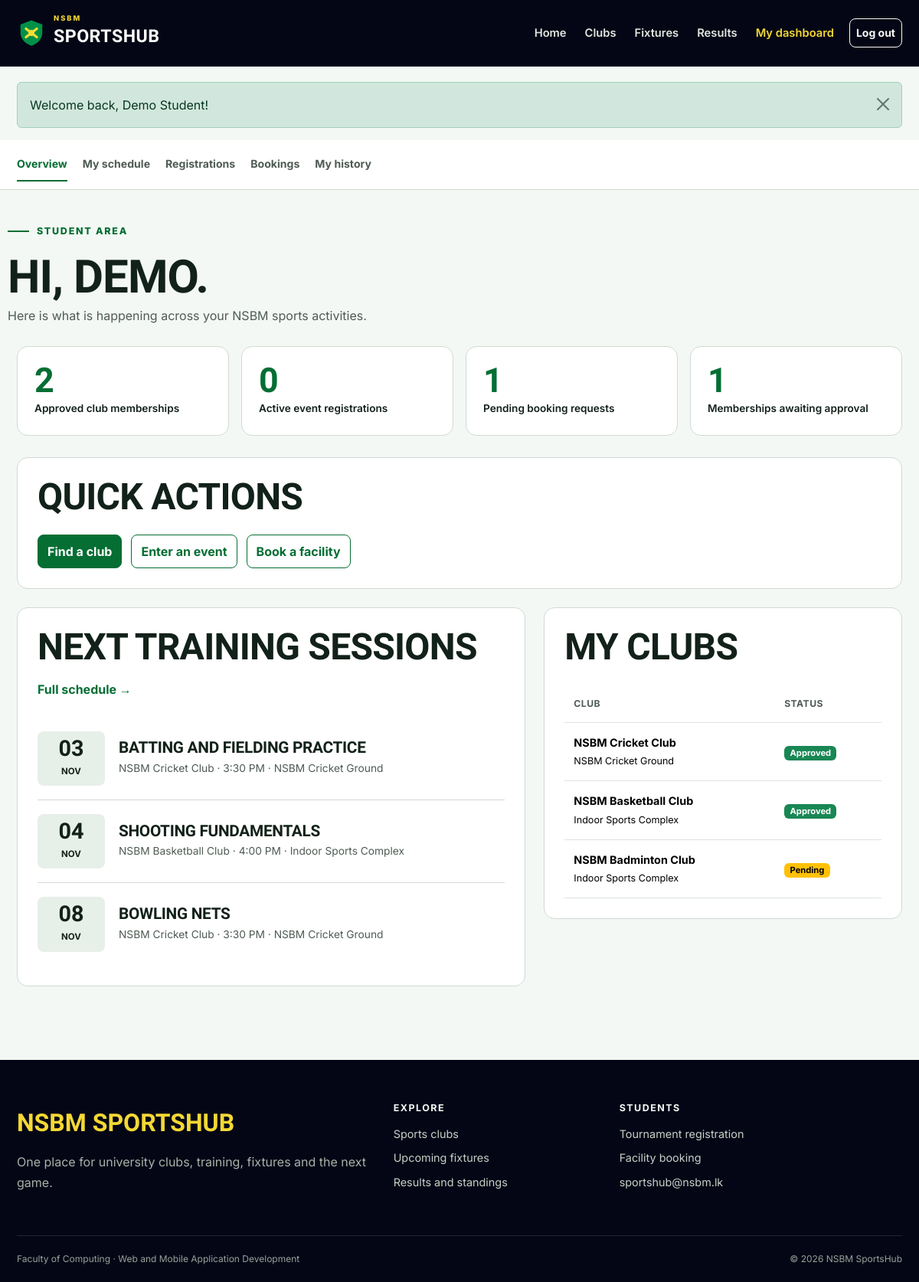
The page /student/dashboard.php (signed in) on the database its author committed.
### tables this page shows
CREATE TABLE users (
    id INT UNSIGNED AUTO_INCREMENT PRIMARY KEY,
    student_id VARCHAR(20) NOT NULL UNIQUE,
    full_name VARCHAR(100) NOT NULL,
    email VARCHAR(120) NOT NULL UNIQUE,
    password_hash VARCHAR(255) NOT NULL,
    role ENUM('student', 'admin') NOT NULL DEFAULT 'student',
    created_at TIMESTAMP DEFAULT CURRENT_TIMESTAMP
);

CREATE TABLE training_sessions (
    id INT UNSIGNED AUTO_INCREMENT PRIMARY KEY,
    club_id INT UNSIGNED NOT NULL,
    title VARCHAR(120) NOT NULL,
    session_date DATE NOT NULL,
    start_time TIME NOT NULL,
    end_time TIME NOT NULL,
    venue VARCHAR(120) NOT NULL,
    created_at TIMESTAMP DEFAULT CURRENT_TIMESTAMP,
    FOREIGN KEY (club_id) REFERENCES clubs(id) ON DELETE CASCADE
);

CREATE TABLE clubs (
    id INT UNSIGNED AUTO_INCREMENT PRIMARY KEY,
    name VARCHAR(100) NOT NULL UNIQUE,
    sport VARCHAR(80) NOT NULL,
    description TEXT NOT NULL,
    coach_name VARCHAR(100) NOT NULL,
    meeting_day VARCHAR(20) NOT NULL,
    location VARCHAR(120) NOT NULL,
    max_members SMALLINT UNSIGNED NOT NULL DEFAULT 30,
    status ENUM('active', 'inactive') NOT NULL DEFAULT 'active',
    created_at TIMESTAMP DEFAULT CURRENT_TIMESTAMP
);

CREATE TABLE memberships (
    id INT UNSIGNED AUTO_INCREMENT PRIMARY KEY,
    user_id INT UNSIGNED NOT NULL,
    club_id INT UNSIGNED NOT NULL,
    status ENUM('pending', 'approved', 'rejected') NOT NULL DEFAULT 'pending',
    joined_at TIMESTAMP DEFAULT CURRENT_TIMESTAMP,
    reviewed_at TIMESTAMP NULL,
    UNIQUE KEY unique_membership (user_id, club_id),
    FOREIGN KEY (user_id) REFERENCES users(id) ON DELETE CASCADE,
    FOREIGN KEY (club_id) REFERENCES clubs(id) ON DELETE CASCADE
);

### config/database.php (called while the page is built)
<?php
function db(): PDO
{
    static $pdo = null;
    if ($pdo === null) {
        $host = getenv('DB_HOST') ?: '127.0.0.1';
        $port = getenv('DB_PORT') ?: '3306';
        $name = getenv('DB_NAME') ?: 'sportshub3_db';
        $user = getenv('DB_USER') ?: 'root';
        $pass = getenv('DB_PASS') ?: '';
        $dsn = "mysql:host=$host;port=$port;dbname=$name;charset=utf8mb4";
        $pdo = new PDO($dsn, $user, $pass, [
            PDO::ATTR_ERRMODE => PDO::ERRMODE_EXCEPTION,
            PDO::ATTR_DEFAULT_FETCH_MODE => PDO::FETCH_ASSOC,
            PDO::ATTR_EMULATE_PREPARES => false,
        ]);
    }
    return $pdo;
}

### includes/auth.php (called while the page is built, shortened)
<?php
function current_user(): ?array
{
    static $user = null;
    if ($user === null) {
        $user = fetch_one('SELECT id, student_id, full_name, email, role FROM users WHERE id = ?', [$_SESSION['user_id']]);
    }
    return $user;
}
function is_logged_in(): bool
{
    return current_user() !== null;
}
function require_login(): void
{
    if (!is_logged_in()) {
        flash('warning', 'Please log in to continue.');
        redirect('login.php');
    }
}
function require_student(): void
{
    require_login();
}

### student/dashboard.php (the view, shortened to what this page needs)
<?php
require_student();
$user = current_user();
$clubCount = (int) fetch_one("SELECT COUNT(*) AS total FROM memberships WHERE user_id = ? AND status = 'approved'", [$user['id']])['total'];
$registrationCount = (int) fetch_one("SELECT (SELECT COUNT(*) FROM tournament_registrations WHERE user_id = ? AND status = 'registered') + (SELECT COUNT(*) FROM match_registrations WHERE user_id = ? AND status = 'registered') AS total", [$user['id'], $user['id']])['total'];
$pendingBookings = (int) fetch_one("SELECT COUNT(*) AS total FROM bookings WHERE user_id = ? AND status = 'pending'", [$user['id']])['total'];
$pendingMemberships = (int) fetch_one("SELECT COUNT(*) AS total FROM memberships WHERE user_id = ? AND status = 'pending'", [$user['id']])['total'];
$myClubs = fetch_all("SELECT c.name, c.sport, c.location, m.status FROM memberships m JOIN clubs c ON c.id = m.club_id WHERE m.user_id = ? ORDER BY m.joined_at DESC", [$user['id']]);
$upcoming = fetch_all("SELECT s.*, c.name AS club_name FROM training_sessions s JOIN clubs c ON c.id = s.club_id JOIN memberships m ON m.club_id = c.id WHERE m.user_id = ? AND m.status = 'approved' AND s.session_date >= CURDATE() ORDER BY s.session_date, s.start_time LIMIT 4", [$user['id']]);
include __DIR__ . '/../includes/header.php';
include __DIR__ . '/../includes/student_nav.php';
?>
<div class="container dashboard-head"><span class="section-kicker">Student area</span><h1>Hi, <?= e(explode(' ', $user['full_name'])[0]) ?>.</h1><p>Here is what is happening across your NSBM sports activities.</p></div>
<div class="container dashboard-content">
    <div class="metric-grid"><div class="metric-card"><strong><?= $clubCount ?></strong><span>Approved club memberships</span></div><div class="metric-card"><strong><?= $registrationCount ?></strong><span>Active event registrations</span></div><div class="metric-card"><strong><?= $pendingBookings ?></strong><span>Pending booking requests</span></div><div class="metric-card"><strong><?= $pendingMemberships ?></strong><span>Memberships awaiting approval</span></div></div>
    <div class="content-panel"><div class="page-title-row"><h2>Quick actions</h2></div><div class="quick-actions"><a class="btn btn-sport" href="<?= e(url('clubs.php')) ?>">Find a club</a><a class="btn btn-outline-sport" href="<?= e(url('student/registrations.php')) ?>">Enter an event</a><a class="btn btn-outline-sport" href="<?= e(url('student/bookings.php')) ?>">Book a facility</a></div></div>
    <div class="row g-4">
        <div class="col-lg-7"><section class="content-panel"><div class="page-title-row"><h2>Next training sessions</h2><a class="link-arrow" href="<?= e(url('student/calendar.php')) ?>">Full schedule</a></div><?php if ($upcoming): ?><ul class="schedule-list"><?php foreach ($upcoming as $session): ?><li class="schedule-item"><div class="date-block"><strong><?= format_date($session['session_date'], 'd') ?></strong><span><?= format_date($session['session_date'], 'M') ?></span></div><div><h3><?= e($session['title']) ?></h3><p><?= e($session['club_name']) ?> · <?= format_time($session['start_time']) ?> · <?= e($session['venue']) ?></p></div></li><?php endforeach; ?></ul><?php else: ?><p class="mb-0">No sessions yet. Join an approved club to see its training schedule.</p><?php endif; ?></section></div>
        <div class="col-lg-5"><section class="content-panel"><h2 class="mb-4">My clubs</h2><?php if ($myClubs): ?><div class="table-responsive"><table class="table"><thead><tr><th>Club</th><th>Status</th></tr></thead><tbody><?php foreach ($myClubs as $club): ?><tr><td><strong><?= e($club['name']) ?></strong><br><small><?= e($club['location']) ?></small></td><td><?= status_badge($club['status']) ?></td></tr><?php endforeach; ?></tbody></table></div><?php else: ?><p>You have not requested a club membership yet.</p><a class="link-arrow" href="<?= e(url('clubs.php')) ?>">Browse clubs</a><?php endif; ?></section></div>
    </div>
</div>
<?php include __DIR__ . '/../includes/footer.php'; ?>

### includes/functions.php (shortened to what this page needs)
<?php
function e(?string $value): string
{
    return htmlspecialchars($value ?? '', ENT_QUOTES, 'UTF-8');
}
function url(string $path = ''): string
{
    return BASE_PATH . '/' . ltrim($path, '/');
}
function fetch_all(string $sql, array $params = []): array
{
    $statement = db()->prepare($sql);
    $statement->execute($params);
    return $statement->fetchAll();
}
function fetch_one(string $sql, array $params = []): array|false
{
    $statement = db()->prepare($sql);
    $statement->execute($params);
    return $statement->fetch();
}
function format_date(?string $date, string $format = 'd M Y'): string
{
    return $date ? date($format, strtotime($date)) : 'Not set';
}
function format_time(?string $time): string
{
    return $time ? date('g:i A', strtotime($time)) : 'Not set';
}
function status_badge(string $status): string
{
    $classes = [
        'approved' => 'success', 'active' => 'success', 'completed' => 'success',
        'registered' => 'success', 'ongoing' => 'info',
        'pending' => 'warning', 'upcoming' => 'warning', 'scheduled' => 'info',
        'rejected' => 'danger', 'cancelled' => 'danger', 'inactive' => 'secondary',
        'withdrawn' => 'secondary', 'maintenance' => 'danger',
    ];
    $class = $classes[$status] ?? 'secondary';
    return '<span class="badge text-bg-' . $class . '">' . e(ucfirst($status)) . '</span>';
}

### assets/css/style.css (style rules this page uses)
:root { --navy-950: oklch(0.13 0.035 275); --navy-900: oklch(0.18 0.04 275); --navy-800: oklch(0.24 0.045 275); --green-600: oklch(0.55 0.145 151); --green-700: oklch(0.47 0.125 151); --green-800: oklch(0.40 0.105 151); --yellow-400: oklch(0.88 0.17 99); --paper-50: oklch(0.975 0.008 150); --paper-100: oklch(0.945 0.012 150); --ink-900: oklch(0.23 0.025 160); --ink-600: oklch(0.46 0.02 160); --page-bg: var(--paper-50); --page-text: var(--ink-900); --muted-text: var(--ink-600); --brand: var(--green-700); --brand-hover: var(--green-800); --highlight: var(--yellow-400); --dark-surface: var(--navy-950); --line: oklch(0.88 0.015 150); --radius-sm: 8px; --radius-md: 14px; --radius-lg: 22px; --shadow: 0 12px 32px oklch(0.2 0.025 160 / 0.08); }
* { box-sizing: border-box; }
html { scroll-behavior: smooth; }
body { min-height: 100dvh; margin: 0; background: var(--page-bg); color: var(--page-text); font-family: "Inter", sans-serif; font-size: 16px; line-height: 1.65; }
a { color: var(--brand); text-underline-offset: 3px; }
button, a, input, select, textarea { transition: color 180ms ease-out, background-color 180ms ease-out, border-color 180ms ease-out, transform 180ms ease-out; }
h1, h2, h3, h4, .display-font { font-family: "Barlow Condensed", sans-serif; font-weight: 700; line-height: 1.05; letter-spacing: -0.015em; }
h1 { font-size: clamp(2.5rem, 6vw, 4.8rem); }
h2 { font-size: clamp(2rem, 4vw, 3rem); }
h3 { font-size: 1.55rem; }
p { max-width: 72ch; }
.container { max-width: 1180px; }
.btn { min-height: 44px; display: inline-flex; align-items: center; justify-content: center; gap: 8px; font-weight: 700; border-radius: var(--radius-sm); }
.btn-sport { background: var(--brand); border-color: var(--brand); color: #fff; }
.btn-outline-sport { color: var(--brand); border-color: var(--brand); }
.link-arrow { font-weight: 700; text-decoration: none; }
.link-arrow::after { content: " →"; }
.hero-kicker, .section-kicker { display: inline-flex; align-items: center; gap: 10px; margin-bottom: 18px; color: var(--brand); font-size: 0.78rem; font-weight: 800; letter-spacing: 0.14em; text-transform: uppercase; }
.hero-kicker::before, .section-kicker::before { content: ""; width: 28px; height: 2px; background: currentColor; }
.page-title-row { display: flex; flex-wrap: wrap; justify-content: space-between; align-items: center; gap: 16px; margin-bottom: 24px; }
.page-title-row h1, .page-title-row h2 { margin: 0; }
.content-panel { padding: 26px; margin-bottom: 24px; background: #fff; border: 1px solid var(--line); border-radius: var(--radius-md); }
.content-panel h2, .content-panel h3 { text-transform: uppercase; }
.dashboard-head { padding: 36px 0 26px; }
.dashboard-head h1 { margin: 0; font-size: clamp(2.5rem, 5vw, 3.8rem); text-transform: uppercase; }
.dashboard-head p { margin: 6px 0 0; color: var(--muted-text); }
.dashboard-content { padding-bottom: 72px; }
.metric-grid { display: grid; grid-template-columns: repeat(4, 1fr); gap: 16px; margin-bottom: 28px; }
.metric-card { padding: 22px; background: #fff; border: 1px solid var(--line); border-radius: var(--radius-md); }
.metric-card strong { display: block; color: var(--brand); font-family: "Barlow Condensed", sans-serif; font-size: 2.8rem; line-height: 1; font-variant-numeric: tabular-nums; }
.metric-card span { font-size: 0.85rem; font-weight: 600; }
.quick-actions { display: flex; flex-wrap: wrap; gap: 12px; }
.schedule-list { list-style: none; margin: 0; padding: 0; }
.schedule-item { display: grid; grid-template-columns: 88px 1fr auto; gap: 18px; align-items: center; padding: 18px 0; border-bottom: 1px solid var(--line); }
.schedule-item:last-child { border-bottom: 0; }
.date-block { text-align: center; padding: 8px; background: var(--paper-100); border-radius: var(--radius-sm); font-variant-numeric: tabular-nums; }
.date-block strong { display: block; font-family: "Barlow Condensed", sans-serif; font-size: 1.8rem; line-height: 1; }
.date-block span { font-size: 0.72rem; font-weight: 700; text-transform: uppercase; }
.schedule-item h3 { margin: 0 0 4px; font-size: 1.3rem; }
.schedule-item p { margin: 0; color: var(--muted-text); font-size: 0.86rem; }
.table { margin-bottom: 0; vertical-align: middle; }
.table > :not(caption) > * > * { padding: 14px 12px; }
.table thead th { color: var(--muted-text); font-size: 0.76rem; letter-spacing: 0.04em; text-transform: uppercase; white-space: nowrap; }
.table tbody td { font-size: 0.9rem; }
.badge { font-size: 0.7rem; }

### rows shown on the page
users: full_name "DEMO", id "2"
training_sessions: session_date "03", session_date "NOV", title "BATTING AND FIELDING PRACTICE", club.name "NSBM Cricket Club", start_time "3:30 PM", venue "NSBM Cricket Ground"
training_sessions: session_date "04", session_date "NOV", title "SHOOTING FUNDAMENTALS", club.name "NSBM Basketball Club", start_time "4:00 PM", venue "Indoor Sports Complex"
training_sessions: session_date "08", session_date "NOV", title "BOWLING NETS", club.name "NSBM Cricket Club", start_time "3:30 PM", venue "NSBM Cricket Ground"
memberships: club.name "NSBM Cricket Club", club.location "NSBM Cricket Ground", status "Approved"
memberships: club.name "NSBM Basketball Club", club.location "Indoor Sports Complex", status "Approved"
memberships: club.name "NSBM Badminton Club", club.location "Indoor Sports Complex", status "Pending"

### other values the page prints
$message['message'] "Welcome back, Demo Student!"
$registrationCount "0"
$pendingBookings "1"
$pendingMemberships "1"
